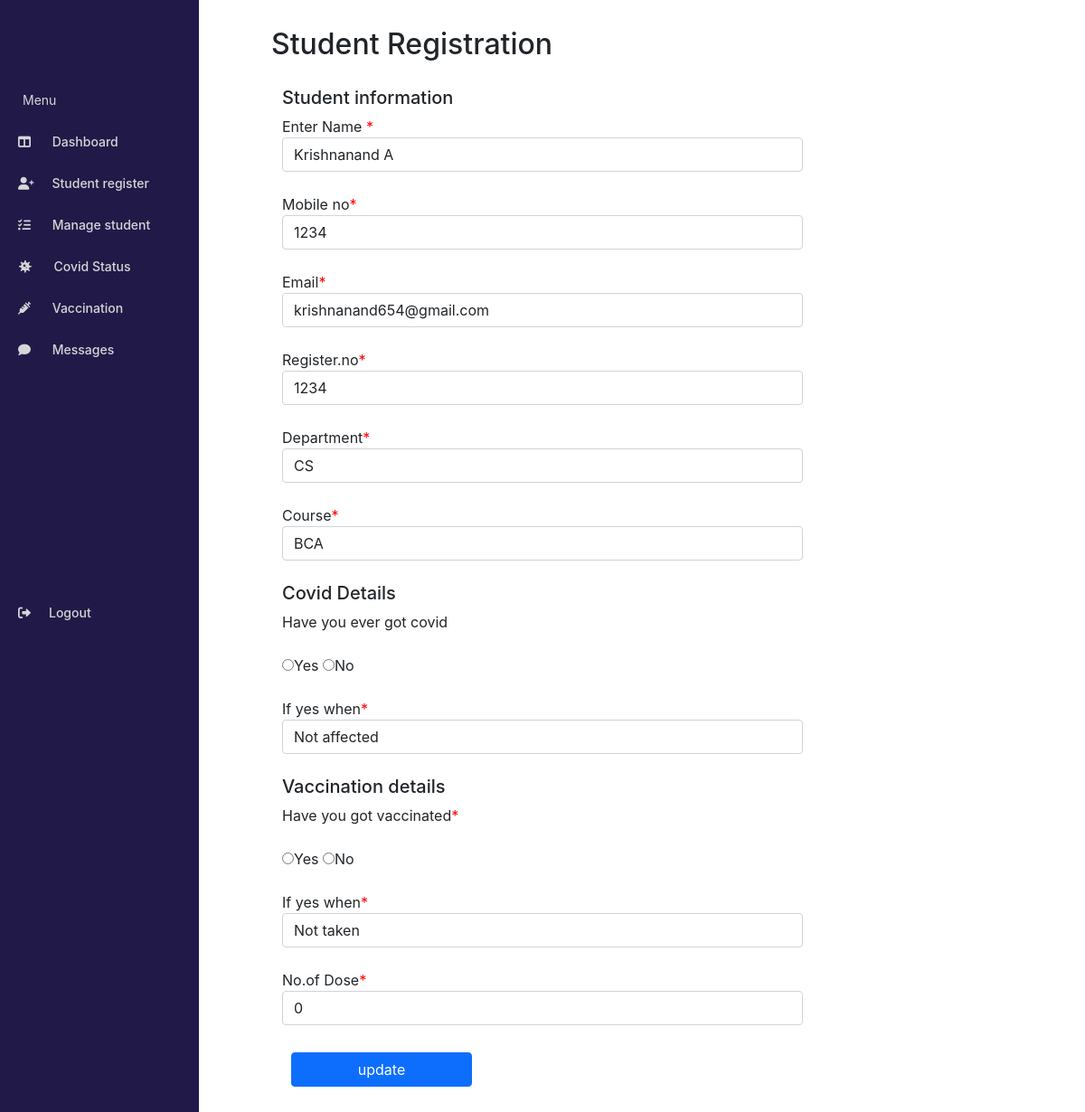
The app's page /register.php?edit=1 with its own data.
### tables this page shows
CREATE TABLE `student` (
  `id` int(11) NOT NULL,
  `name` varchar(100) NOT NULL,
  `no` bigint(15) NOT NULL,
  `dept` varchar(50) NOT NULL,
  `course` varchar(50) NOT NULL,
  `reg_num` int(20) NOT NULL,
  `email` varchar(255) DEFAULT NULL
);

CREATE TABLE `cvddetails` (
  `id` int(10) NOT NULL,
  `cvdstatus` varchar(5) NOT NULL,
  `cvddate` varchar(20) NOT NULL
);

CREATE TABLE `vacdetails` (
  `id` int(10) NOT NULL,
  `vacstatus` varchar(3) NOT NULL,
  `vacdate` varchar(20) DEFAULT '0',
  `dos` int(3) DEFAULT NULL
);

### register.php (the view, shortened to what this page needs)
  <?php
  include 'components/Sidebar.php';
?>
<!DOCTYPE html>
<html lang="en">
<head>
    <link rel="stylesheet" href="https://cdn.jsdelivr.net/npm/bootstrap@5.1.3/dist/css/bootstrap.min.css">
    <link rel="stylesheet" href="assets/register.css">
</head>
<?php
          if(isset($_GET['edit'])){
            $ids=$_GET['edit'];
            $sql = "SELECT * FROM student WHERE id=$ids";
            $showdata=mysqli_query($conn,$sql);
            $arrdata = mysqli_fetch_array($showdata);
            $sql3 = "SELECT * FROM cvddetails WHERE id=$ids";
            $showdata1=mysqli_query($conn,$sql3);
            $arrdata1 = mysqli_fetch_array($showdata1);
            $sql4 = "SELECT * FROM vacdetails WHERE id=$ids";
            $showdata2=mysqli_query($conn,$sql4);
            $arrdata2 = mysqli_fetch_array($showdata2);
          }
?>
<body>
<div class="main">
<h2 class="title-std">Student Registration </h2>
<div class="container">
            <div class="row">
              <div class="col">
                <form  action="" method="POST">
                <h5 >Student information</h5>
                  <div class="form-group">
                    <label>Enter Name <span style="color:red;">*</span> </label>
                    <input class="form-control" type="text" name="name" autocomplete="off"  value="<?php echo $arrdata['name']; ?>"  required/><br>
                  </div>
                <div class="form-group">
                    <label>Mobile no<span style="color:red;">*</span></label>
                    <span class="error"><?php echo $error1;?></span>
                    <input class="form-control" type="number" name="contact" autocomplete="off" value="<?php echo $arrdata['no']; ?>" required/><br>
                  </div>
                  <div class="form-group">
                    <label>Email<span style="color:red;">*</span></label>
                    <span class="error"><?php echo $error;?></span>
                    <input class="form-control" type="text" name="email" autocomplete="off" value="<?php echo $arrdata['email']; ?>" required/><br>
                  </div>
                  <div class="form-group">
                    <label>Register.no<span style="color:red;">*</span></label>
                    <input class="form-control" type="number" name="reg_num" autocomplete="off" value="<?php echo $arrdata['reg_num']; ?>" required/><br>
                  </div>
              <div class="form-group">
                  <label>Department<span style="color:red;">*</span></label>
                  <input class="form-control" type="text" name="dept" autocomplete="off" value="<?php echo $arrdata['dept']; ?>" required/><br>
                  </div>
                  <div class="form-group">
                    <label>Course<span style="color:red;">*</span></label>
                    <input class="form-control" type="text" name="course" autocomplete="off" value="<?php echo $arrdata['course']; ?>" required/><br>
                  </div>
                  <h5>Covid Details</span></h5>
                <div class="form-group">
                <label >Have you ever got covid</label><br><input type="hidden" name ="cvdstatus" value="<?php echo $arrdata1['cvdstatus']; ?>"/>
                <br>
                      <input type="radio" name ="cvdstatus" value="Yes"  onclick = 'text(0)'>Yes</input>
                      <input type="radio"  name ="cvdstatus" value="No" onclick = 'text(1)'>No</input>
                  </div>
                  <span style="padding:8px;"></span>
                  <div class="form-group " id="mycode">
                  <label>If yes when<span style="color:red;">*</span> <span style="font-size:12px;"></label>
                     <input class="form-control" type="text" name="cvddate" autocomplete="off" value="<?php echo $arrdata1['cvddate']; ?>" placeholder="YYYY-MM-DD" /><br>
                  </div>
                  <h5 >Vaccination details</h5>
                  <div class="form-group">
                  <label>Have you got vaccinated<span style="color:red;">*</span></label><br><br>
                    <input type="radio" name ="vacstatus" value="Yes"  onclick = 'text(2)' >Yes</input>
                    <input type="radio"  name ="vacstatus" value="No" onclick = 'text(3)'>No</input>
                </div>
                  <span style="padding:8px;"></span>
                  <div id="mycode1" >
                  <div class="form-group" >
                  <label>If yes when<span style="color:red;">*</span> </label>
                     <input class="form-control" type="text" name="vacdate" autocomplete="off" value="<?php echo $arrdata2['vacdate']; ?>" placeholder="YYYY-MM-DD" /><br>
                  </div>
                  <div class="form-group" >
                  <label>No.of Dose<span style="color:red;">*</span> </label>
                    <select name="dos_no" class="form-control">
                        <option value="<?php echo $arrdata2['dos']; ?>"><?php echo $arrdata2['dos'];?></option>
                    </select>
                  </div>
        </div>
                <?php
                if(isset($_GET['edit'])){?>
                <button type="submit" name="update" class="btn btn-primary button">update</button>
                <?php
                }else{?>
                  <button type="submit" name="submit"class="btn btn-primary button">Register</button>
                  <?php
                }
                ?>
              </div>
              </div>
              </div>
            </div>
</body>
</html>

### components/sidebar.css (style rules this page uses)
* { box-sizing: border-box; margin: 0; padding: 0; scroll-behavior: smooth; font-family: -apple-system, BlinkMacSystemFont, "Segoe UI", Roboto, Oxygen, Ubuntu, Cantarell, "Open Sans", "Helvetica Neue", sans-serif; }

### assets/register.css (style rules this page uses)
* { margin: 0; padding: 0; box-sizing: border-box; }
.main { padding: 30px 300px 100px; }
.button { width: 200px; margin: 30px 10px 0; }
.title-std { padding: 0 0 20px; }
.error { color: red; padding-left: 10px; }

### records on screen
student: name "Krishnanand A", contact "1234", email "krishnanand654@gmail.com", reg_num "1234", dept "CS", course "BCA"
cvddetails: cvddate "Not affected"
vacdetails: vacdate "Not taken", dos_no "0"
